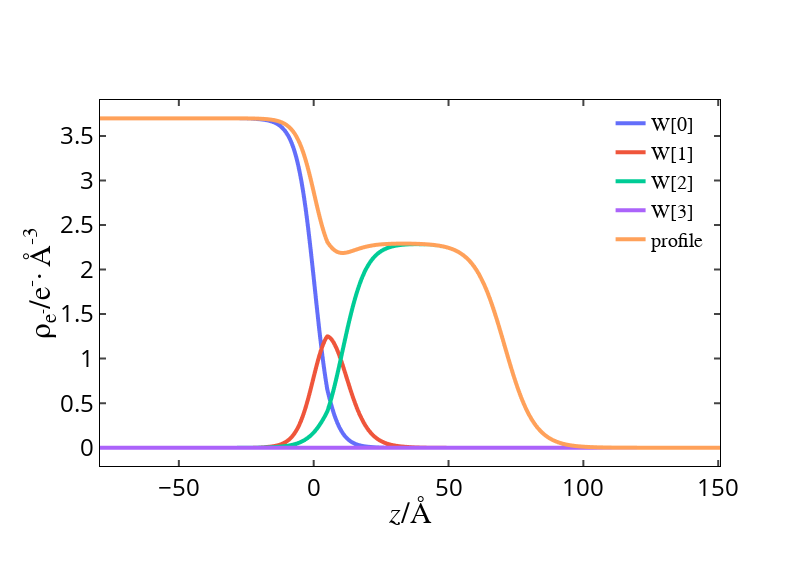

Source (notebook cell):
### Markdown cell above
## Calculate electron density profile from reflectivity using the Effective Density Model

### Code cell
electron_density_data = laystack.EffectiveDensitySlicing()
electron_density_data['fig_disp_profile'].show()

### Figure 1 — Plotly figure (JSON) as saved in the notebook; plotly's stock layout.template omitted (floating-point values rounded to 4 significant figures; data arrays with more than 128 entries replaced by an {"elided": "..."} marker saying what was removed)
{"data": [{"legendgroup": "0", "line": {"width": 4}, "mode": "lines", "name": "W[0]", "type": "scattergl", "x": {"elided": "2300 float values"}, "y": {"elided": "2300 float values"}}, {"legendgroup": "1", "line": {"width": 4}, "mode": "lines", "name": "W[1]", "type": "scattergl", "x": {"elided": "2300 float values"}, "y": {"elided": "2300 float values"}}, {"legendgroup": "2", "line": {"width": 4}, "mode": "lines", "name": "W[2]", "type": "scattergl", "x": {"elided": "2300 float values"}, "y": {"elided": "2300 float values"}}, {"legendgroup": "3", "line": {"width": 4}, "mode": "lines", "name": "W[3]", "type": "scattergl", "x": {"elided": "2300 float values"}, "y": {"elided": "2300 int values"}}, {"legendgroup": "profile", "line": {"dash": "solid", "width": 4}, "mode": "lines", "name": "profile", "type": "scattergl", "x": {"elided": "2300 float values"}, "y": {"elided": "2300 float values"}}], "layout": {"autosize": false, "height": 566, "legend": {"bgcolor": "rgba(0, 0, 0, 0)", "borderwidth": 0, "font": {"color": "black", "family": "latin modern roman", "size": 20}, "groupclick": "toggleitem", "itemsizing": "trace", "title": {"font": {"color": "black", "family": "latin modern roman", "size": 24}}, "tracegroupgap": 0, "x": 0.98, "xanchor": "right", "y": 0.99, "yanchor": "top"}, "margin": {"b": 100, "l": 100}, "paper_bgcolor": "rgb(255,255,255)", "plot_bgcolor": "rgb(255,255,255)", "separators": ".,", "width": 800, "xaxis": {"automargin": true, "autorange": true, "gridcolor": "lightgrey", "gridwidth": 1, "linecolor": "black", "mirror": "all", "nticks": 10, "range": [-79.24, 150.7], "showgrid": false, "showline": true, "showticklabels": true, "tickfont": {"color": "black", "size": 24}, "ticklen": 6, "tickmode": "auto", "ticks": "inside", "tickwidth": 2, "title": {"font": {"color": "black", "family": "latin modern roman", "size": 30}, "standoff": 0, "text": "<i>z</i>/<span>&#8491;</span>"}, "type": "linear", "visible": true, "zeroline": false}, "yaxis": {"automargin": true, "autorange": true, "gridcolor": "lightgrey", "gridwidth": 1, "linecolor": "black", "mirror": "all", "nticks": 10, "range": [-0.2054, 3.903], "showgrid": false, "showline": true, "showticklabels": true, "tickfont": {"color": "black", "size": 24}, "ticklen": 6, "tickmode": "auto", "ticks": "inside", "tickwidth": 2, "title": {"font": {"color": "black", "family": "latin modern roman", "size": 30}, "standoff": 0, "text": "&#961;<sub>e<sup>-</sup></sub>/e<sup>-</sup>&#183;&#8201;&#8491;<sup>-3</sup>"}, "type": "linear", "visible": true, "zeroline": false}}}
